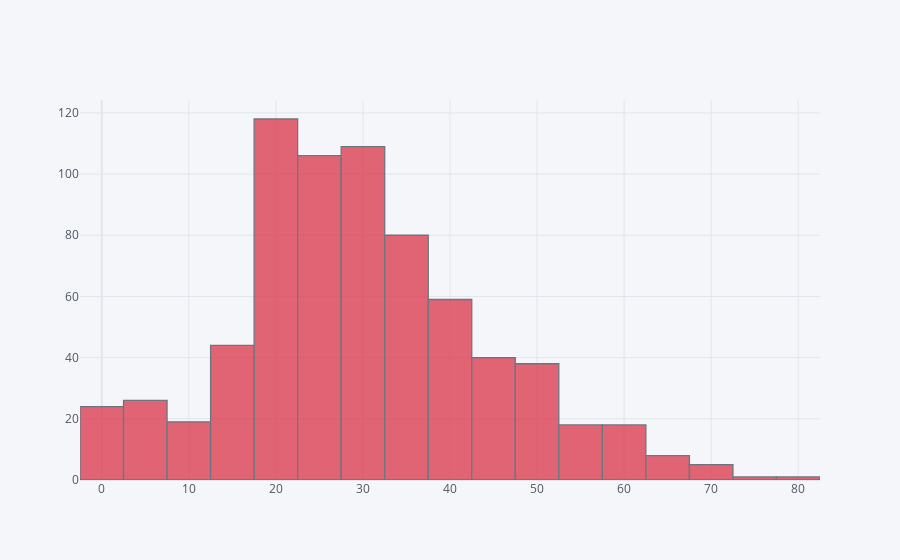

Here is the notebook cell this chart was saved with:
### Markdown cell above
Most of the deceased people belonged to the third class of the ship. Hence the first and second class people were the first one's to be rescued.

### Code cell
train['Age'].iplot(kind='hist',bins=20,color='red')

### Figure 1 — Plotly figure (JSON) as saved in the notebook; plotly's stock layout.template omitted (floating-point values rounded to 4 significant figures; data arrays with more than 128 entries replaced by an {"elided": "..."} marker saying what was removed)
{"data": [{"histfunc": "count", "histnorm": "", "marker": {"color": "rgba(219, 64, 82, 1.0)", "line": {"color": "#4D5663", "width": 1.3}}, "name": "Age", "nbinsx": 20, "opacity": 0.8, "orientation": "v", "type": "histogram", "x": {"elided": "891 float values"}}], "layout": {"barmode": "overlay", "legend": {"bgcolor": "#F5F6F9", "font": {"color": "#4D5663"}}, "paper_bgcolor": "#F5F6F9", "plot_bgcolor": "#F5F6F9", "title": {"font": {"color": "#4D5663"}}, "xaxis": {"gridcolor": "#E1E5ED", "showgrid": true, "tickfont": {"color": "#4D5663"}, "title": {"font": {"color": "#4D5663"}, "text": ""}, "zerolinecolor": "#E1E5ED"}, "yaxis": {"gridcolor": "#E1E5ED", "showgrid": true, "tickfont": {"color": "#4D5663"}, "title": {"font": {"color": "#4D5663"}, "text": ""}, "zerolinecolor": "#E1E5ED"}}}
